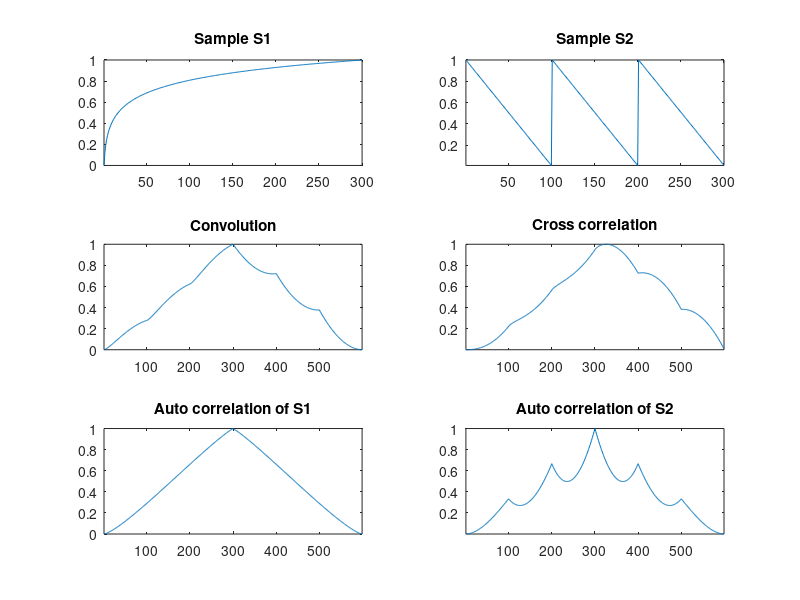

MATLAB code for this plot:
close all, clear all

S1 = log(1:300);
S1 = S1/max(S1);
S2 = [100:-1:1, 100:-1:1, 100:-1:1];
S2 = S2/max(S2); 
C = conv(S1,S2);
C = C/max(C);
XC = xcorr(S1,S2);
XC = XC/max(XC);
A1 = xcorr(S1,S1);
A1 = A1/max(A1);
A2 = xcorr(S2,S2);
A2 = A2/max(A2);

subplot(3,2,1)
plot(S1), title('Sample S1'), axis tight
subplot(3,2,2)
plot(S2), title('Sample S2'), axis tight
subplot(3,2,3)
plot(C), title('Convolution'), axis tight
subplot(3,2,4)
plot(XC), title('Cross correlation'), axis tight
subplot(3,2,5)
plot(A1), title('Auto correlation of S1'), axis tight
subplot(3,2,6)
plot(A2), title('Auto correlation of S2'), axis tight